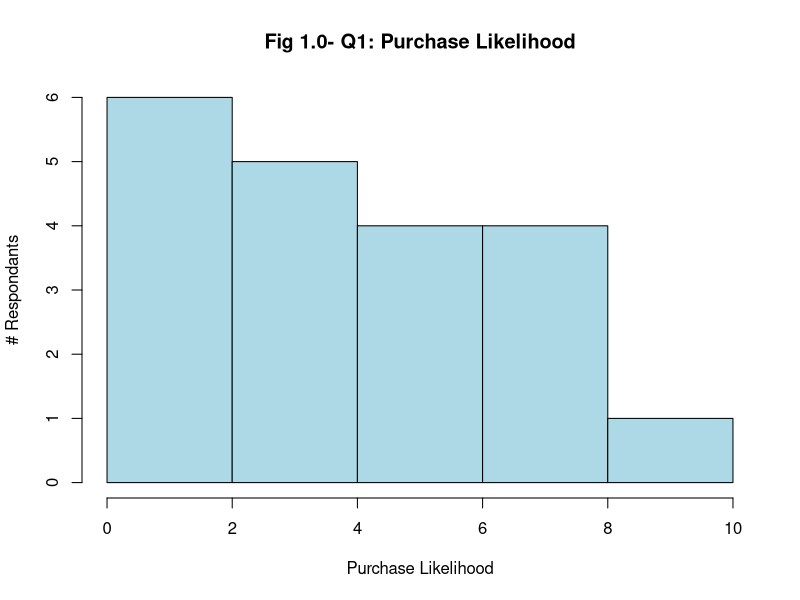
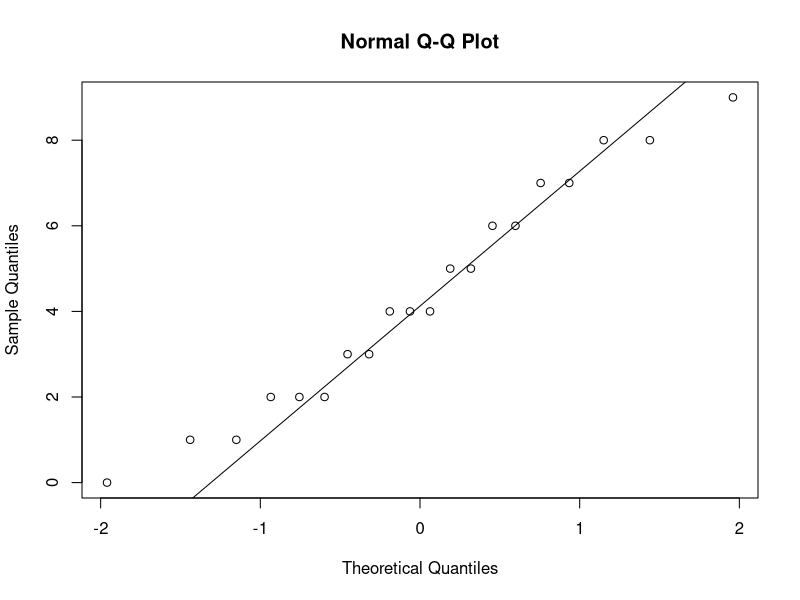
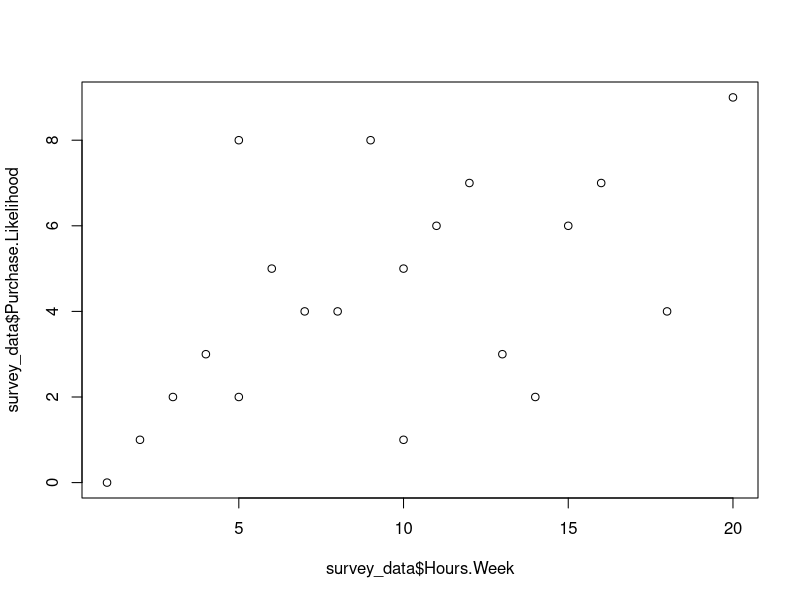

The R script that drew these images, in order:
## ---- chunk 1
# Load the data
survey_data <- read.csv("data/survey_data_1_20.csv")
## ---- chunk 2
median_pl <- median(survey_data$Purchase.Likelihood)
sd_pl <- sd(survey_data$Purchase.Likelihood)

## ---- chunk 3
# Create a histogram of the puchase likelihood
hist(survey_data$Purchase.Likelihood,
     main = "Fig 1.0- Q1: Purchase Likelihood",
     xlab = "Purchase Likelihood",
     ylab = "# Respondants",
     col = "lightblue",
     border = "black")
## ---- chunk 4
# Create a QQ plot
qqnorm(survey_data$Purchase.Likelihood)
qqline(survey_data$Purchase.Likelihood)

## ---- chunk 5
# Scatterplot
plot(survey_data$Hours.Week, survey_data$Purchase.Likelihood)

